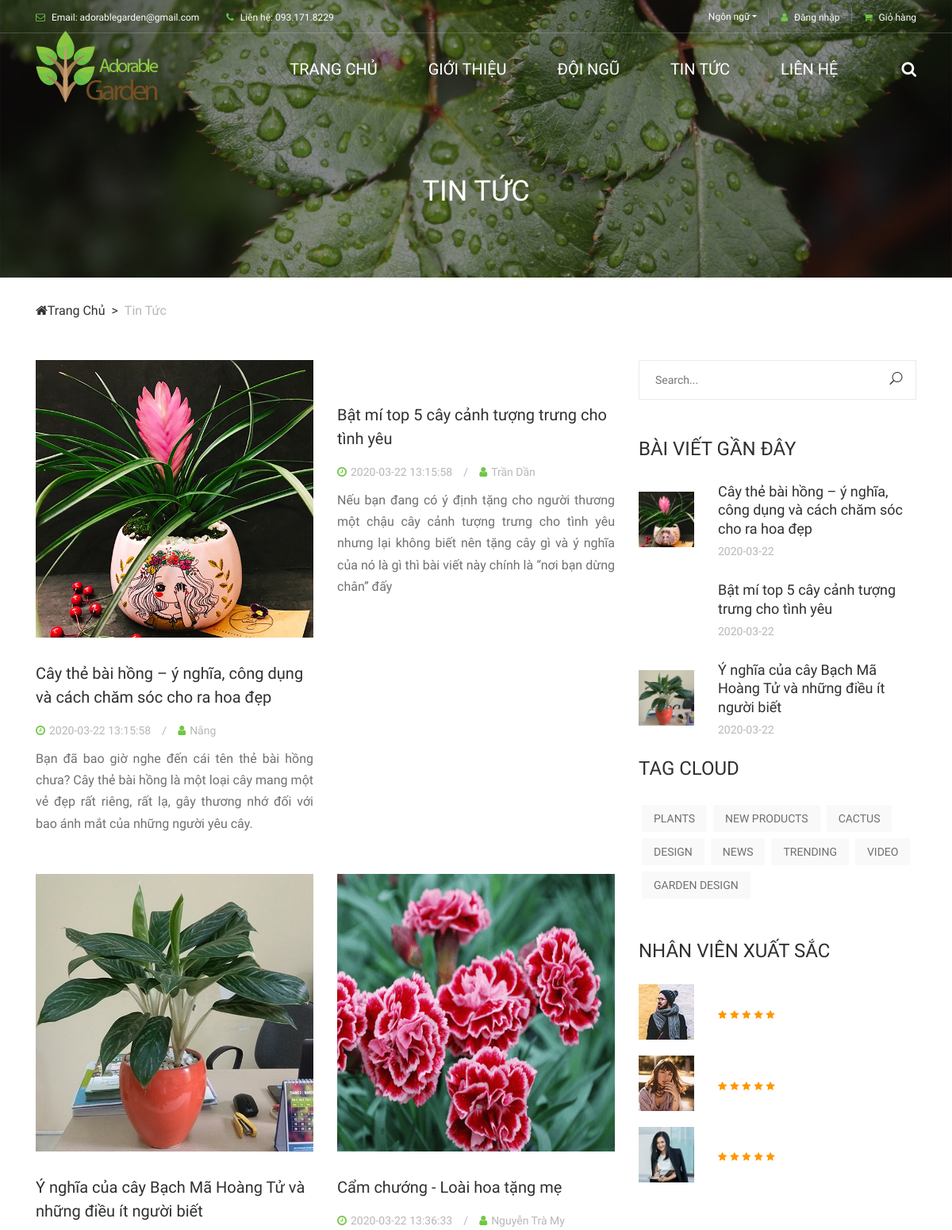
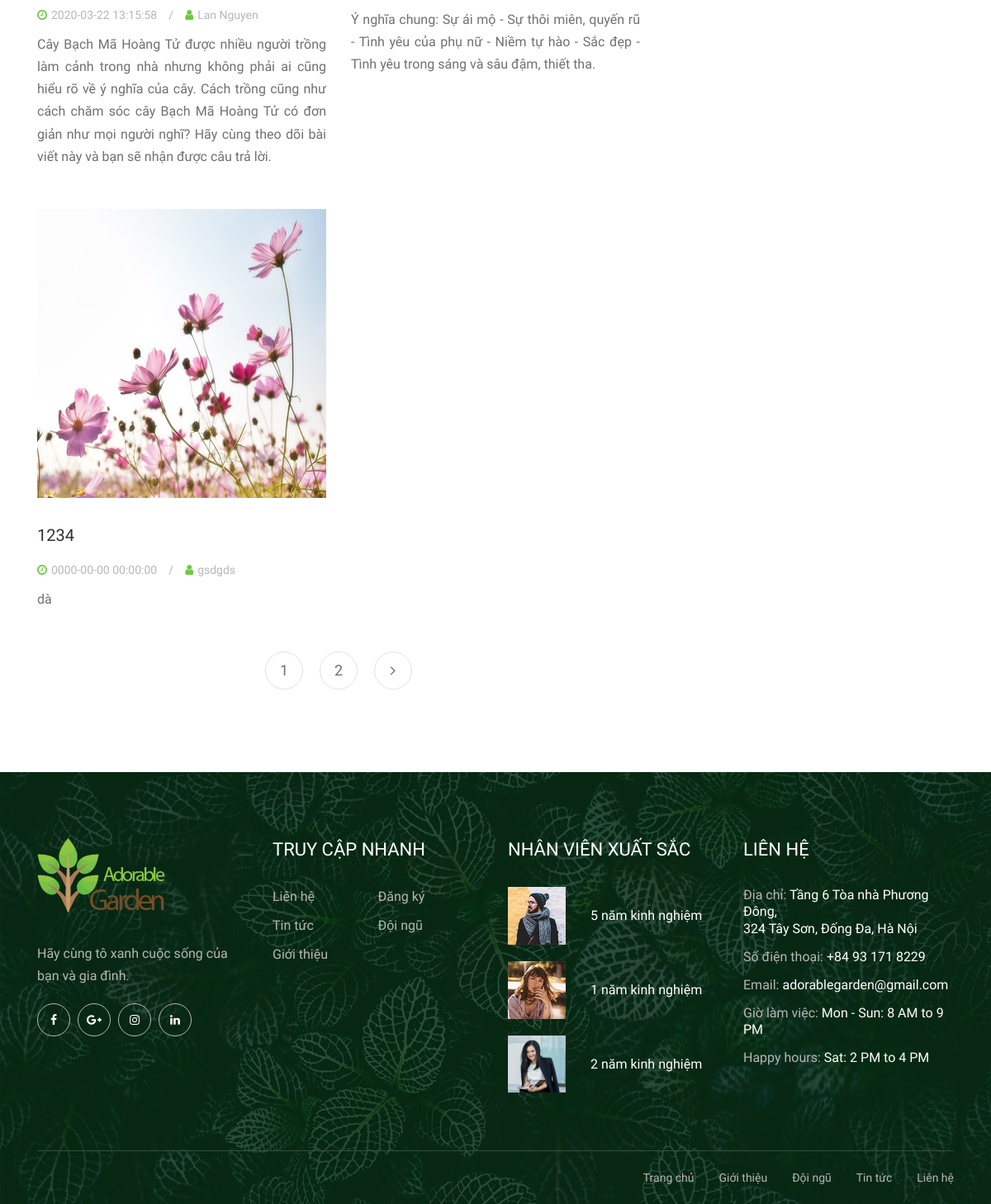
/index.php/tin_tuc, run on the app's committed database (2 pictures, top to bottom).
### tables this page shows
CREATE TABLE `tbl_tin_tuc` (
  `id` int(11) NOT NULL,
  `tieu_de` varchar(100) NOT NULL,
  `tac_gia` varchar(100) NOT NULL,
  `noi_dung_doc_thu` text NOT NULL,
  `noi_dung` text NOT NULL,
  `ngay_tao` timestamp NOT NULL DEFAULT current_timestamp(),
  `nguoi_tao` varchar(30) DEFAULT NULL,
  `ngay_sua` datetime DEFAULT NULL,
  `nguoi_sua` varchar(100) DEFAULT NULL,
  `anh_minh_hoa_1` text NOT NULL,
  `anh_minh_hoa_2` text NOT NULL,
  `so_luot_doc` int(11) DEFAULT NULL
);

CREATE TABLE `tbl_doi_ngu` (
  `id` int(11) NOT NULL,
  `name` varchar(100) NOT NULL,
  `ngay_sinh` datetime NOT NULL,
  `so_CMT` int(11) NOT NULL,
  `so_nam_kinh_nghiem` int(11) NOT NULL,
  `gioi_thieu` text NOT NULL,
  `email` varchar(50) NOT NULL,
  `SDT` int(11) NOT NULL,
  `price` int(11) NOT NULL,
  `anh_minh_hoa` text DEFAULT NULL,
  `anh_CMT_mat_truoc` text NOT NULL,
  `anh_CMT_mat_sau` text NOT NULL,
  `dich_vu` varchar(100) NOT NULL,
  `dia_chi` varchar(100) NOT NULL,
  `quan` varchar(100) NOT NULL,
  `thanh_pho` varchar(100) NOT NULL,
  `ngay_tao` timestamp NOT NULL DEFAULT current_timestamp(),
  `nguoi_tao` varchar(100) DEFAULT NULL,
  `ngay_sua` datetime DEFAULT NULL,
  `nguoi_sua` varchar(100) DEFAULT NULL
);

### application/controllers/Tin_tuc.php (called while the page is built, shortened)
<?php
class Tin_tuc extends CI_Controller {
	function __construct()
	{
		$this->load->helper('url');
		$this->load->database();
		$this->load->library('session');
		$this->load->model('m_tin_tuc');
	}
	public function index()
	{
		$data['tin_tuc'] = $this->m_tin_tuc->lay_tin_tuc();
		$query = $this->db->query("
			SELECT anh_minh_hoa_1,tieu_de, tac_gia, noi_dung_doc_thu, date(ngay_tao) as ngay_tao
			FROM tbl_tin_tuc
			ORDER BY ngay_tao DESC limit 3
		");
		$query1 = $this->db->query("
			SELECT *
			FROM tbl_doi_ngu
			ORDER BY ngay_tao DESC limit 3
		");
		$data['bai_viet_gan_day'] = $query->result();
		$data['nhan_vien_moi'] = $query1->result();
		$this->load->view('menu');
		$this->load->view('tin_tuc',$data);
		$this->load->view('footer');
	}
}

### index.php (called while the page is built, shortened)
<?php
require_once BASEPATH.'core/CodeIgniter.php';

### application/models/m_tin_tuc.php (called while the page is built, shortened)
<?php
Class m_tin_tuc extends CI_Model {
	public function lay_tin_tuc()
	{
		$query = $this->db->query("
			SELECT *
			FROM tbl_tin_tuc
		");
		return $query->result();
	}
}
;?>

### application/views/tin_tuc.php (the view, shortened to what this page needs)
    <div class="breadcrumb-area">
        <div class="top-breadcrumb-area bg-img bg-overlay d-flex align-items-center justify-content-center" style="background-image: url(img/bg-img/24.jpg);">
            <h2>TIN TỨC</h2>
        </div>
        <div class="container">
            <div class="row">
                <div class="col-12">
                    <nav aria-label="breadcrumb">
                        <ol class="breadcrumb">
                            <li class="breadcrumb-item"><a href="#"><i class="fa fa-home"></i>Trang chủ</a></li>
                            <li class="breadcrumb-item active" aria-current="page">Tin tức</li>
                        </ol>
                    </nav>
                </div>
            </div>
        </div>
    </div>
    <section class="alazea-blog-area mb-100">
        <div class="container">
            <div class="row">
                <div class="col-12 col-md-8">
                    <div class="row">
                    <?php foreach ($tin_tuc as $row) {
                         ;?>
                        <div class="col-12 col-lg-6">
                            <div class="single-blog-post mb-50">
                                <div class="post-thumbnail mb-30">
                                    <a href="single-post.html"><img style="height: 350px; width: auto" src="<?=base_url();?>/img/bg-img/<?=$row->anh_minh_hoa_1;?>" alt=""></a>
                                </div>
                                <div class="post-content">
                                    <a href="single-post.html" class="post-title">
                                        <h5><?=$row->tieu_de?></h5>
                                    </a>
                                    <div class="post-meta">
                                        <a href="#"><i class="fa fa-clock-o" aria-hidden="true"></i><?=$row->ngay_tao?></a>
                                        <a href="#"><i class="fa fa-user" aria-hidden="true"></i><?=$row->tac_gia?></a>
                                    </div>
                                    <p class="post-excerpt" style="text-align: justify;"><?=$row->noi_dung_doc_thu?></p>
                                </div>
                            </div>
                        </div>
                    <?php
                            }
                            ;?>
                    </div>
                    <div class="row">
                        <div class="col-12">
                            <nav aria-label="Page navigation">
                                <ul class="pagination">
                                    <li class="page-item"><a class="page-link" href="#">1</a></li>
                                    <li class="page-item"><a class="page-link" href="#">2</a></li>
                                    <li class="page-item"><a class="page-link" href="#"><i class="fa fa-angle-right"></i></a></li>
                                </ul>
                            </nav>
                        </div>
                    </div>
                </div>
                <div class="col-12 col-md-4">
                    <div class="post-sidebar-area">
                        <div class="single-widget-area">
                            <form action="#" method="get" class="search-form">
                                <input type="search" name="search" id="widgetsearch" placeholder="Search...">
                                <button type="submit"><i class="icon_search"></i></button>
                            </form>
                        </div>
                        <div class="single-widget-area">
                            <div class="widget-title">
                                <h4>Bài viết gần đây</h4>
                            </div>
                             <?php foreach ($bai_viet_gan_day as $row) {
                         ;?>
                            <div class="single-latest-post d-flex align-items-center">
                                <div class="post-thumb">
                                    <img src="<?=base_url();?>/img/bg-img/<?=$row->anh_minh_hoa_1;?>" alt="">
                                </div>
                                <div class="post-content">
                                    <a href="#" class="post-title">
                                        <h6><?=$row->tieu_de?></h6>
                                    </a>
                                    <a href="#" class="post-date"><?=$row->ngay_tao?></a>
                                </div>
                            </div>
                            <?php
                            }
                            ;?>
                        <div class="single-widget-area">
                            <div class="widget-title">
                                <h4>Tag Cloud</h4>
                            </div>
                            <ol class="popular-tags d-flex flex-wrap">
                                <li><a href="#">PLANTS</a></li>
                                <li><a href="#">NEW PRODUCTS</a></li>
                                <li><a href="#">CACTUS</a></li>
                                <li><a href="#">DESIGN</a></li>
                                <li><a href="#">NEWS</a></li>
                                <li><a href="#">TRENDING</a></li>
                                <li><a href="#">VIDEO</a></li>
                                <li><a href="#">GARDEN DESIGN</a></li>
                            </ol>
                        </div>
                        <div class="single-widget-area">
                            <div class="widget-title">
                                <h4>NHÂN VIÊN XUẤT SẮC</h4>
                            </div>
                             <?php foreach ($nhan_vien_moi as $row) {
                         ;?>
                            <div class="single-best-seller-product d-flex align-items-center">
                                <div class="product-thumbnail">
                                    <a href="shop-details.html"> <img src="<?=base_url();?>/img/bg-img/<?=$row->anh_minh_hoa;?>" alt=""></a>
                                </div>
                                <div class="product-info">
                                    <div class="ratings">
                                        <i class="fa fa-star"></i>
                                        <i class="fa fa-star"></i>
                                        <i class="fa fa-star"></i>
                                        <i class="fa fa-star"></i>
                                        <i class="fa fa-star"></i>
                                    </div>
                                </div>
                            </div>
                            <?php
                            }
                            ;?>
                        </div>
                        </div>
                    </div>
                </div>
            </div>
        </div>
    </section>
</body>
</html>

### application/views/footer.php (shortened to what this page needs)
<footer class="footer-area bg-img" style="background-image: url(../adorablegarden/img/bg-img/3.jpg);">
    <div class="main-footer-area">
        <div class="container">
            <div class="row">
                <div class="col-12 col-sm-6 col-lg-3">
                    <div class="single-footer-widget">
                        <div class="footer-logo mb-30">
                            <a href="#"><img src="../adorablegarden/img/core-img/logo.jpg" alt=""></a>
                        </div>
                        <p>Hãy cùng tô xanh cuộc sống của bạn và gia đình.</p>
                        <div class="social-info">
                            <a href="https://www.facebook.com/laconceptvn/"><i class="fa fa-facebook" aria-hidden="true"></i></a>
                            <a href="#"><i class="fa fa-google-plus" aria-hidden="true"></i></a>
                            <a href="#"><i class="fa fa-instagram" aria-hidden="true"></i></a>
                            <a href="#"><i class="fa fa-linkedin" aria-hidden="true"></i></a>
                        </div>
                    </div>
                </div>
                <div class="col-12 col-sm-6 col-lg-3">
                    <div class="single-footer-widget">
                        <div class="widget-title">
                            <h5>TRUY CẬP NHANH</h5>
                        </div>
                        <nav class="widget-nav">
                            <ul>
                                <li><a href="lien_he">Liên hệ</a></li>
                                <li><a href="admin/dang_ky">Đăng ký</a></li>
                                <li><a href="tin_tuc">Tin tức</a></li>
                                <li><a href="doi_ngu">Đội ngũ</a></li>
                                <li><a href="gioi_thieu">Giới thiệu</a></li>
                            </ul>
                        </nav>
                    </div>
                </div>
                <div class="col-12 col-sm-6 col-lg-3">
                    <div class="single-footer-widget">
                        <div class="widget-title">
                            <h5>NHÂN VIÊN XUẤT SẮC</h5>
                        </div>
                        <?php foreach ($nhan_vien_moi as $row) {
                        ;?>
                        <div class="single-best-seller-product d-flex align-items-center">
                            <div class="product-thumbnail">
                                <a href="shop-details"><img src="<?=base_url();?>/img/bg-img/<?=$row->anh_minh_hoa;?>" alt=""></a>
                            </div>
                            <div class="product-info">
                                <p><?=$row->so_nam_kinh_nghiem?> năm kinh nghiệm</p>
                            </div>
                        </div>
                        <?php
                        }
                        ;?>
                    </div>
                </div>
                <div class="col-12 col-sm-6 col-lg-3">
                    <div class="single-footer-widget">
                        <div class="widget-title">
                            <h5>LIÊN HỆ</h5>
                        </div>
                        <div class="contact-information">
                            <p><span>Địa chỉ:</span> Tầng 6 Tòa nhà Phương Đông, <br>324 Tây Sơn, Đống Đa, Hà Nội </p>
                            <p><span>Số điện thoại:</span> +84 93 171 8229</p>
                            <p><span>Email:</span> adorablegarden@gmail.com</p>
                            <p><span>Giờ làm việc:</span> Mon - Sun: 8 AM to 9 PM</p>
                            <p><span>Happy hours:</span> Sat: 2 PM to 4 PM</p>
                        </div>
                    </div>
                </div>
            </div>
        </div>
    </div>
    <div class="footer-bottom-area">
        <div class="container">
            <div class="row">
                <div class="col-12">
                    <div class="border-line"></div>
                </div>
                <div class="col-12 col-md-6">
                    <div class="copywrite-text">
                    </div>
                </div>
                <div class="col-12 col-md-6">
                    <div class="footer-nav">
                        <nav>
                            <ul>
                                <li><a href="welcome">Trang chủ</a></li>
                                <li><a href="gioi_thieu">Giới thiệu</a></li>
                                <li><a href="doi_ngu">Đội ngũ</a></li>
                                <li><a href="tin_tuc">Tin tức</a></li>
                                <li><a href="lien_he">Liên hệ</a></li>
                            </ul>
                        </nav>
                    </div>
                </div>
            </div>
        </div>
    </div>
</footer>

### data on the page
tbl_tin_tuc: anh_minh_hoa_1 (picture), tieu_de "Cây thẻ bài hồng – ý nghĩa, công dụng và cách chăm sóc cho ra hoa đẹp", ngay_tao "2020-03-22 13:15:58", tac_gia "Nắng", noi_dung_doc_thu "Bạn đã bao giờ nghe đến cái tên thẻ bài hồng chưa? Cây thẻ bài hồng là một loại cây mang một vẻ đẹp rất riêng, rất lạ, gây thương nhớ đối với bao ánh mắt của những người yêu cây.", ngay_tao "2020-03-22"
tbl_tin_tuc: tieu_de "Bật mí top 5 cây cảnh tượng trưng cho tình yêu", ngay_tao "2020-03-22 13:15:58", tac_gia "Trần Dần", noi_dung_doc_thu "Nếu bạn đang có ý định tặng cho người thương một chậu cây cảnh tượng trưng cho tình yêu nhưng lại không biết nên tặng cây gì và ý nghĩa của nó là gì thì bài viết này chính là “nơi bạn dừng chân” đấy", ngay_tao "2020-03-22"
tbl_tin_tuc: anh_minh_hoa_1 (picture), tieu_de "Ý nghĩa của cây Bạch Mã Hoàng Tử và những điều ít người biết", ngay_tao "2020-03-22 13:15:58", tac_gia "Lan Nguyen", noi_dung_doc_thu "Cây Bạch Mã Hoàng Tử được nhiều người trồng làm cảnh trong nhà nhưng không phải ai cũng hiểu rõ về ý nghĩa của cây. Cách trồng cũng như cách chăm sóc cây Bạch Mã Hoàng Tử có đơn giản như mọi người nghĩ? Hãy cùng theo dõi bài viết này và bạn sẽ nhận được câu trả lời.", ngay_tao "2020-03-22"
tbl_tin_tuc: anh_minh_hoa_1 (picture), tieu_de "Cẩm chướng - Loài hoa tặng mẹ", ngay_tao "2020-03-22 13:36:33", tac_gia "Nguyễn Trà My", noi_dung_doc_thu "Ý nghĩa chung: Sự ái mộ - Sự thôi miên, quyến rũ - Tình yêu của phụ nữ - Niềm tự hào - Sắc đẹp - Tình yêu trong sáng và sâu đậm, thiết tha."
tbl_tin_tuc: anh_minh_hoa_1 (picture), tieu_de "1234", ngay_tao "0000-00-00 00:00:00", tac_gia "gsdgds", noi_dung_doc_thu "dà"
tbl_doi_ngu: anh_minh_hoa (picture), so_nam_kinh_nghiem "5"
tbl_doi_ngu: anh_minh_hoa (picture), so_nam_kinh_nghiem "1"
tbl_doi_ngu: anh_minh_hoa (picture), so_nam_kinh_nghiem "2"
